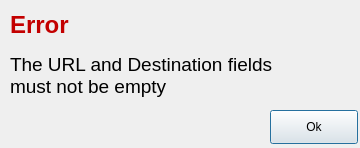
<?xml version="1.0" encoding="UTF-8"?>
<ui version="4.0">
 <class>Error</class>
 <widget class="QDialog" name="Error">
  <property name="geometry">
   <rect>
    <x>0</x>
    <y>0</y>
    <width>360</width>
    <height>148</height>
   </rect>
  </property>
  <property name="windowTitle">
   <string>Dialog</string>
  </property>
  <property name="windowIcon">
   <iconset resource="resources.qrc">
    <normaloff>:/icon.png</normaloff>:/icon.png</iconset>
  </property>
  <widget class="QLabel" name="ErrorLabel">
   <property name="geometry">
    <rect>
     <x>10</x>
     <y>10</y>
     <width>61</width>
     <height>31</height>
    </rect>
   </property>
   <property name="text">
    <string notr="true">&lt;html&gt;&lt;head/&gt;&lt;body&gt;&lt;p&gt;&lt;span style=&quot; font-size:18pt; font-weight:600; color:#c30000;&quot;&gt;Error&lt;/span&gt;&lt;/p&gt;&lt;/body&gt;&lt;/html&gt;</string>
   </property>
  </widget>
  <widget class="QLabel" name="label">
   <property name="geometry">
    <rect>
     <x>10</x>
     <y>40</y>
     <width>301</width>
     <height>71</height>
    </rect>
   </property>
   <property name="text">
    <string>&lt;html&gt;&lt;head/&gt;&lt;body&gt;&lt;p&gt;&lt;span style=&quot; font-size:14pt;&quot;&gt;The URL and Destination fields must not be empty&lt;/span&gt;&lt;/p&gt;&lt;/body&gt;&lt;/html&gt;</string>
   </property>
   <property name="wordWrap">
    <bool>true</bool>
   </property>
  </widget>
  <widget class="QPushButton" name="pushButton">
   <property name="geometry">
    <rect>
     <x>270</x>
     <y>110</y>
     <width>88</width>
     <height>34</height>
    </rect>
   </property>
   <property name="text">
    <string>Ok</string>
   </property>
  </widget>
 </widget>
 <resources>
  <include location="resources.qrc"/>
 </resources>
 <connections/>
</ui>
